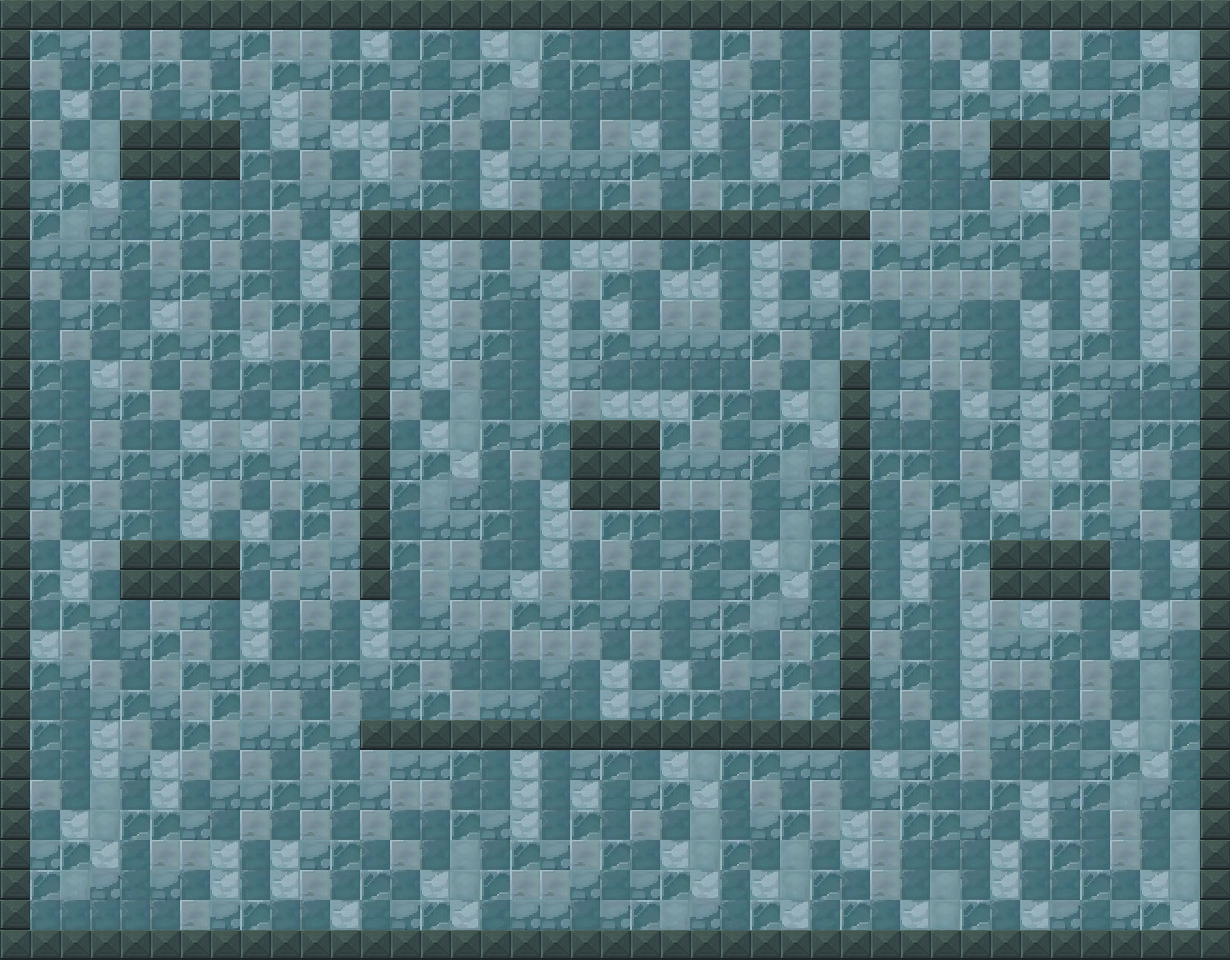

Tiled map render using the project's own tile images. Description and the map definition, with tile-layer contents summarised, below:
An orthogonal 41x32 tile map with 30x30 px tiles, 1 tile layer (Слой тайлов 1), 2 tilesets.

<map version="1.5" tiledversion="1.7.2" orientation="orthogonal" renderorder="right-down" width="41" height="32" tilewidth="30" tileheight="30" infinite="0" nextlayerid="2" nextobjectid="1">
 <tileset firstgid="1" source="Наборы тайлов/Ледяной уровень пол.tsx" />
 <tileset firstgid="21" source="Наборы тайлов/Стены для ледяного уровня.tsx" />
 <layer id="1" name="Слой тайлов 1" width="41" height="32">
  <data>[1312 cells, 1312 non-empty, 21 distinct tile ids]</data>
 </layer>
</map>
